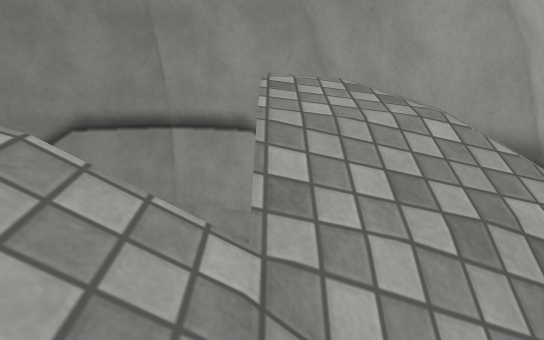
[1] (above)

18 first-person views from a walk through a scene from a Unity 3-D project. The camera is 1.3 m above the floor, tilts 12° down and sees 75° across. The floor is counted in squares, 0.5 m on a side. Each view is taken from the middle of a square. On the plan, view 1 faces up. The plan holds only what a view shows up to about 20 squares ahead; the rest is blank. The place goes on beyond the plan. Surface patterns are stand-ins for the level's own textures.

[2]
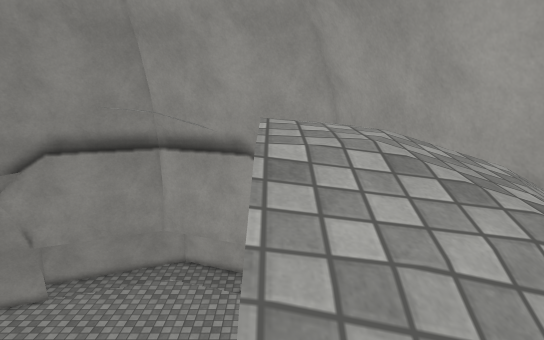

[3]
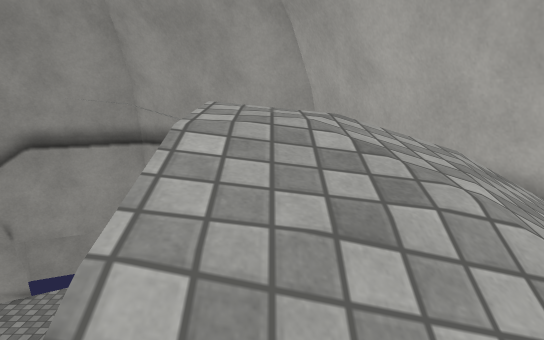

[4]
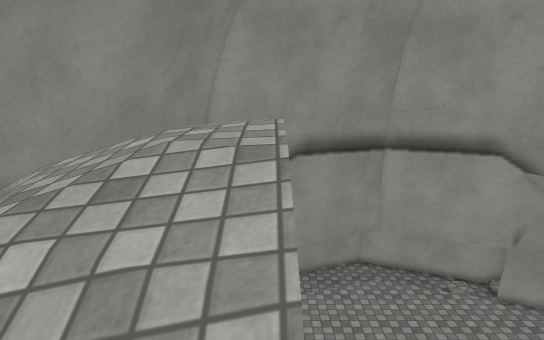

[5]
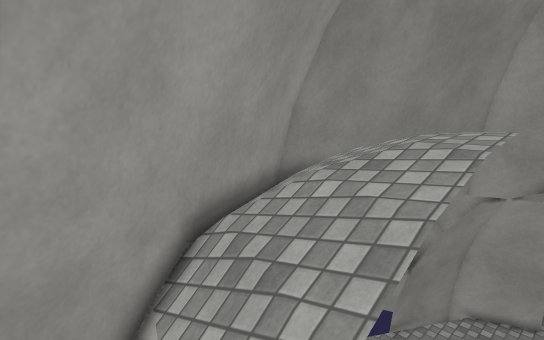

[6]
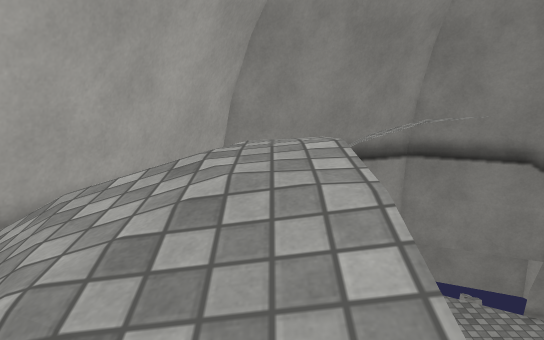

[7]
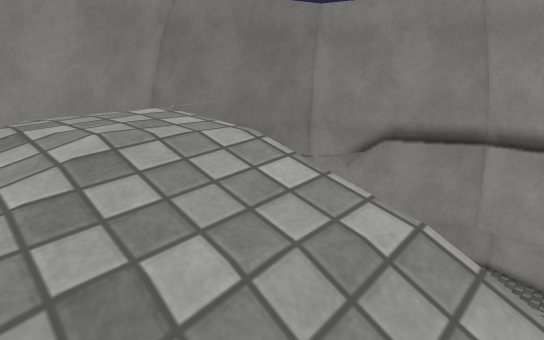

[8]
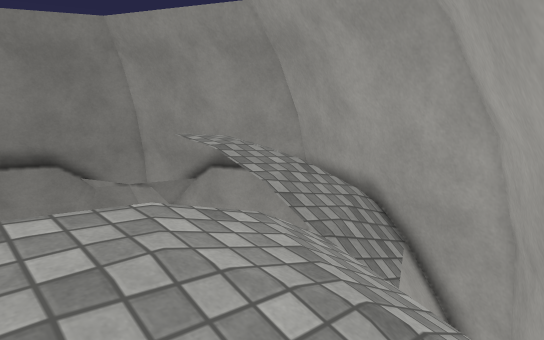

[9]
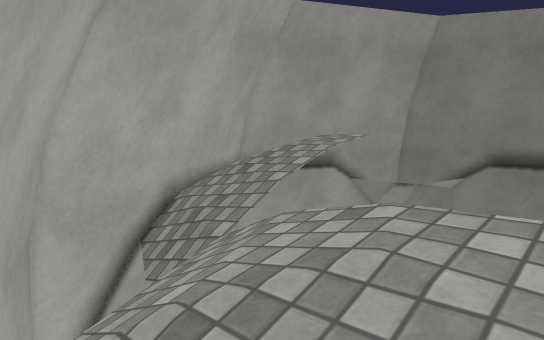

[10]
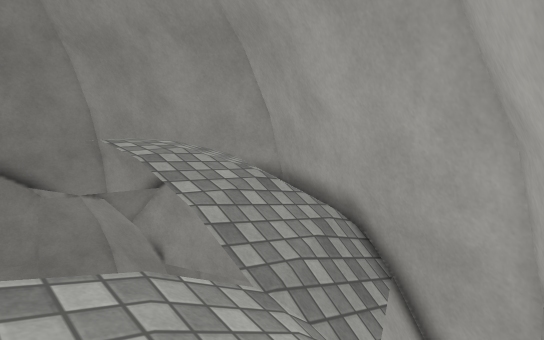

[11]
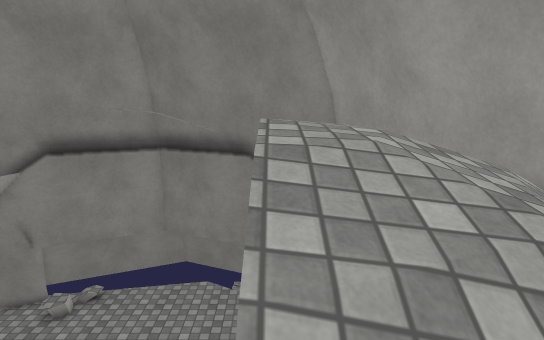

[12]
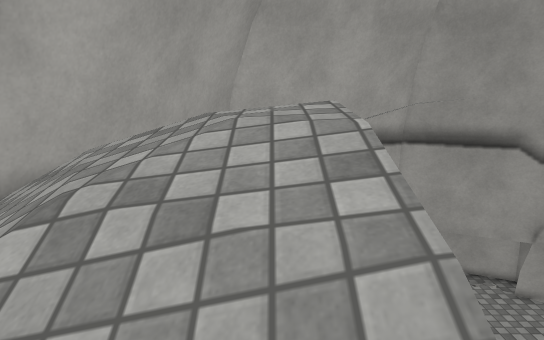

[13]
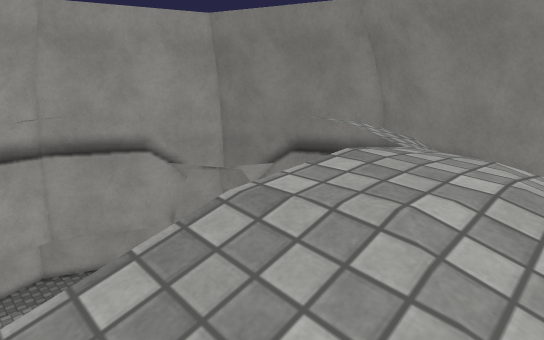

[14]
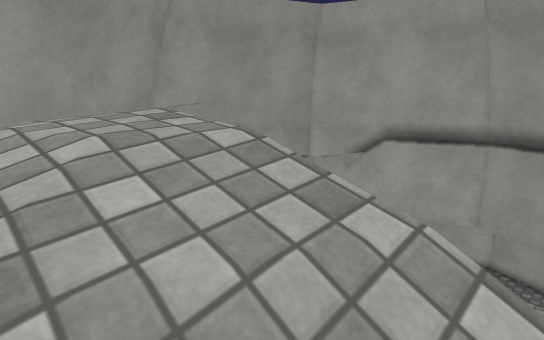

[15]
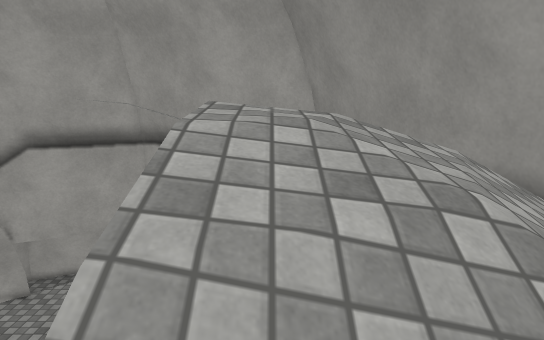

[16]
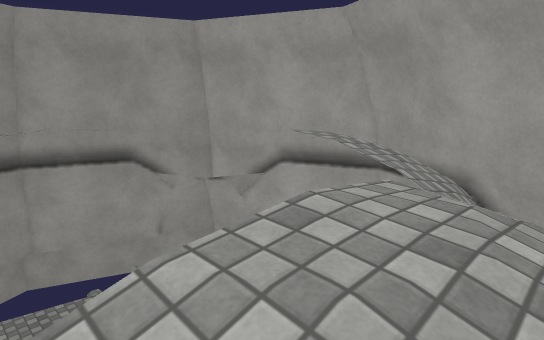

[17]
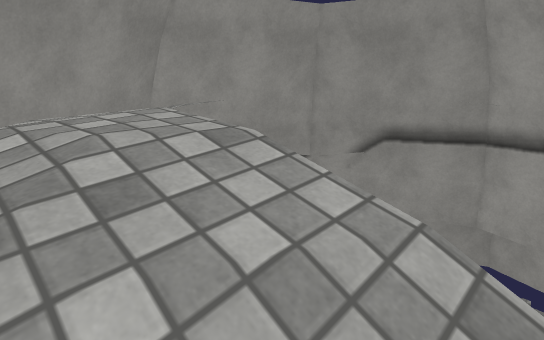

[18]
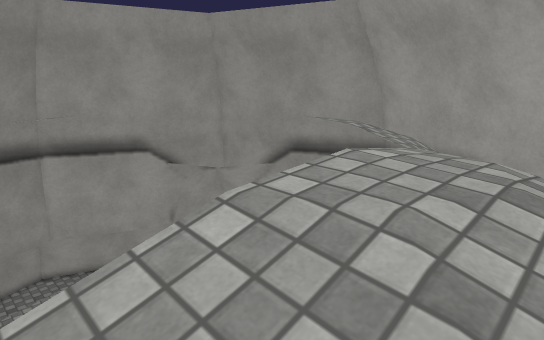

### Floor plan
Key: @ floor where view 1 was taken; # wall or solid block; . main floor; - floor 0.5 m lower than the main floor; / step, stairs or slope; = window, fence, low wall or low ledge.
Columns run from 20 left of view 1 to 6 right of it. Each row starts with its distance up from view 1.
 23           #######
 22         ####   ####
 21      #####   //- #####
 20       ////// /// ////
 19         ///...../////
 18   #     ///.....//////  #
 17   #/ / =============// /#
 16   #/  =             =///#
 15  ##///=             =///##
 14  ##///=             =///##
 13 ##- //=             =// -##
 12 ##-/..=             =../-##
 11 # //..=             =..// #
 10 # //..=             =..//-#
  9 # //..=             =..// #
  8 ##-/..=             =../-##
  7 ##-///=             =//  ##
  6  ##///=             =///##
  5  ##///=             =///##
  4   #///=             =///#
  3   #////=============////#
  2   #   /////.....//////  #
  1        ////...../////
  0       //// /////////@
 -1      #####--///--#####
 -2         ####---####
 -3           #######

Positions as (right, up) in squares from view 1, and headings:
1: (0, 0), facing up
2: (0, 3), facing up
3: (-14, 2), facing right
4: (-14, 3), facing up
5: (-12, 0), facing up-left
6: (-1, 2), facing left
7: (-1, 0), facing up-left
8: (5, 10), facing up-left
9: (5, 10), facing down-left
10: (4, 13), facing up-left
11: (0, 17), facing left
12: (1, 17), facing down
13: (-2, 20), facing down-left
14: (-13, 20), facing down-right
15: (-15, 17), facing down
16: (-17, 14), facing down-right
17: (-17, 4), facing up-right
18: (-12, 0), facing up-right
